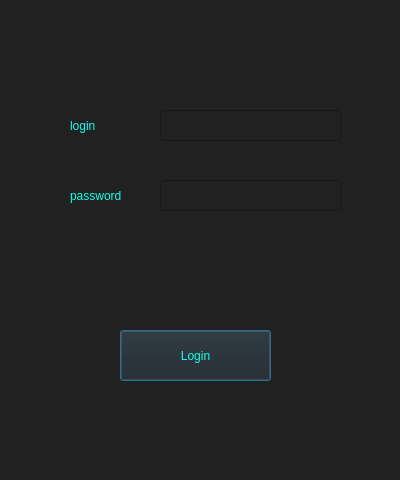
<?xml version="1.0" encoding="UTF-8"?>
<ui version="4.0">
 <class>Dialog</class>
 <widget class="QDialog" name="Dialog">
  <property name="geometry">
   <rect>
    <x>0</x>
    <y>0</y>
    <width>400</width>
    <height>480</height>
   </rect>
  </property>
  <property name="windowTitle">
   <string>Dialog</string>
  </property>
  <property name="styleSheet">
   <string notr="true">background-color: rgb(33, 33, 33)</string>
  </property>
  <widget class="QPushButton" name="loginbutton">
   <property name="geometry">
    <rect>
     <x>120</x>
     <y>330</y>
     <width>151</width>
     <height>51</height>
    </rect>
   </property>
   <property name="styleSheet">
    <string notr="true">color: rgb(20, 255, 236)</string>
   </property>
   <property name="text">
    <string>Login</string>
   </property>
  </widget>
  <widget class="QLineEdit" name="leLogin">
   <property name="geometry">
    <rect>
     <x>160</x>
     <y>110</y>
     <width>181</width>
     <height>31</height>
    </rect>
   </property>
   <property name="styleSheet">
    <string notr="true">color: rgb(20, 255, 236)</string>
   </property>
  </widget>
  <widget class="QLineEdit" name="lePassword">
   <property name="geometry">
    <rect>
     <x>160</x>
     <y>180</y>
     <width>181</width>
     <height>31</height>
    </rect>
   </property>
   <property name="styleSheet">
    <string notr="true">color: rgb(20, 255, 236)</string>
   </property>
  </widget>
  <widget class="QLabel" name="label">
   <property name="geometry">
    <rect>
     <x>70</x>
     <y>110</y>
     <width>71</width>
     <height>31</height>
    </rect>
   </property>
   <property name="styleSheet">
    <string notr="true">color: rgb(20, 255, 236)</string>
   </property>
   <property name="text">
    <string>login</string>
   </property>
  </widget>
  <widget class="QLabel" name="label_2">
   <property name="geometry">
    <rect>
     <x>70</x>
     <y>180</y>
     <width>61</width>
     <height>31</height>
    </rect>
   </property>
   <property name="styleSheet">
    <string notr="true">color: rgb(20, 255, 236)</string>
   </property>
   <property name="text">
    <string>password</string>
   </property>
  </widget>
 </widget>
 <resources/>
 <connections/>
</ui>
